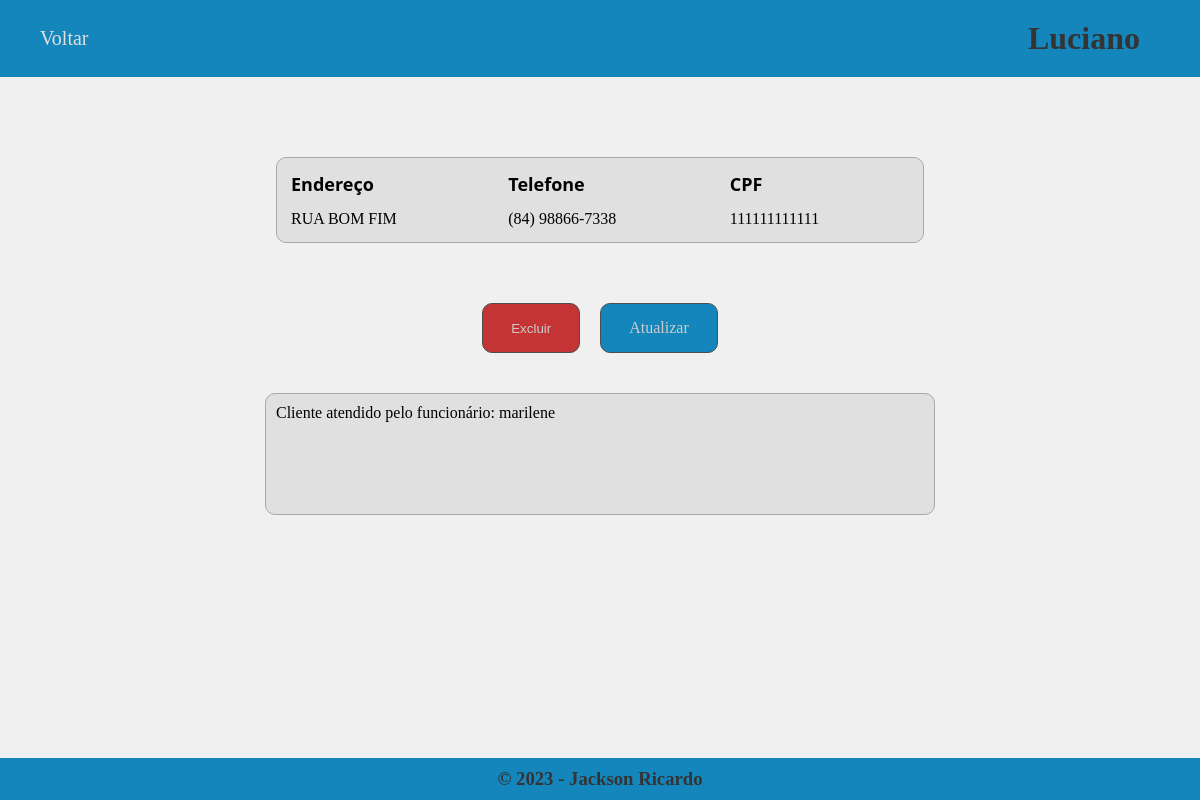
/cliente/10/, run on the app's committed database.
### clientes/models.py (models this page shows, shortened)
class Cliente(models.Model):
    nome = models.CharField(max_length=255, verbose_name="Nome")
    endereco = models.CharField(max_length=350, verbose_name="Endereço")
    telefone = models.CharField(max_length=255, verbose_name="Telefone")
    cpf = models.CharField(max_length=255, verbose_name="CPF")
    funcionario = models.ForeignKey(Funcionario, on_delete=models.SET_NULL, null=True, blank=True, verbose_name="Funcionário que atende")

class Funcionario(models.Model):
    nome = models.CharField(max_length=255, verbose_name="Nome")
    apelido = models.CharField(max_length=255, verbose_name="Apelido")
    snap = models.CharField(max_length=255, verbose_name="Snap")
    cpf = models.CharField(max_length=255, verbose_name="CPF")

### clientes/views.py (the view)
# urls.py: path('cliente/<int:pk>/', cliente_views.detalhes_cliente, name="detalhes_cliente"),
def detalhes_cliente(request, pk):
    cliente = get_object_or_404(Cliente, pk=pk)
    funcionario_atende = cliente.funcionario  # Obter o funcionário que atende este cliente, se existir
    contexto = {
        'cliente': cliente,
        'funcionario_atende': funcionario_atende,  # Adicionar o funcionário que atende este cliente ao contexto
    }
    return render(request, template_name="clientes/cliente.html", context=contexto)

### clientes/templates/clientes/cliente.html (shortened to what this page needs)
<!DOCTYPE html>
<html>
<head>
</head>
<body>
    <header>
        <a href="{% url 'home' %}">Voltar</a>
        <h1>{{cliente.nome}}</h1>
    </header>
    <div>
        <table>
            <tr id="title">
                <td>
                    Endereço
                </td>
                <td>
                    Telefone
                </td>
                <td>
                    CPF
                </td>
            </tr>
            <tr>
                <td>
                    {{cliente.endereco}}
                </td>
                <td>
                    {{cliente.telefone}}
                </td>
                <td>
                    {{cliente.cpf}}
                </td>
            </tr>
        </table>
        <div id="button">
            <button id="deletar" onclick="confirmDeleta()">Excluir</button>
            <a id="update" href="{% url 'update_cliente' cliente.pk %}">Atualizar</a>
        </div>
        <div class="info-box">
            {% if cliente.funcionario %}
                <p>Cliente atendido pelo funcionário: {{ cliente.funcionario.nome }}</p>
            {% else %}
                <p>Nenhum funcionário está atualmente atendendo este cliente.</p>
            {% endif %}
        </div>
    </div>
    <footer>
      <h3>© 2023 - Jackson Ricardo</h3>
    </footer>
</body>
</html>

### clientes/templates/clientes/cliente.html (style rules this page uses)
* { margin: 0; padding: 0; }
body { background-color: #f0f0f0; }
header { width: 100%; background-color: #1486bb; margin: 0; display: flex; justify-content: space-between; }
header h1 { color: #353333; padding: 20px 60px 20px 0; }
header a { text-decoration: none; color: #e0e0e0; font-size: 20px; margin: auto 0 auto 0; padding-left: 40px; }
div { width: 90%; margin: 60px auto 0 auto; padding: 20px; }
div table { background-color: #e0e0e0; width: 60%; margin: auto; padding: 10px; border: 1px solid #a8a8a8; border-radius: 10px; }
div table td { padding: 2px; }
div table tr#title td { font-family: 'Segoe UI', Tahoma, Geneva, Verdana, sans-serif; font-size: 18px; font-weight: 600; padding-bottom: 10px; }
div div#button { width: 100%; margin-top: 40px; display: flex; justify-content: center; padding: 20px 0px 20px 0; }
div div#button button#deletar { background-color:#c43434; padding: 15px 28px 15px 28px; border: 1px solid #4e4e4e; color: #cccccc; cursor: pointer; border-radius: 10px; }
div div#button a#update { background-color: #1486bb; padding: 15px 28px 15px 28px; border: 1px solid #4e4e4e; color: #cccccc; text-decoration: none; margin-left: 20px; cursor: pointer; border-radius: 10px; }
footer { background-color: #1486bb; text-align: center; position: absolute; bottom: 0px; left: 0px; width: 100%; }
footer h3 { padding: 10px 0 10px 0; color: #353333; }
.info-box { width: 60%; height: 100px; border: 1px solid #a8a8a8; padding: 10px; margin-top: 20px; background-color: #e0e0e0; border-radius: 10px; }

### data on the page
Cliente: nome "Luciano", endereco "RUA BOM FIM", telefone "(84) 98866-7338", cpf "111111111111", funcionario.nome "marilene"
